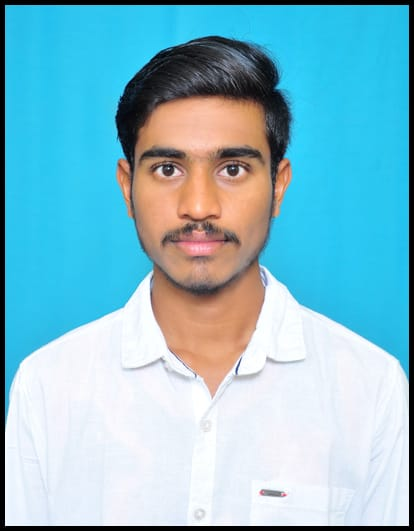
#> input picture flask_app/uploads/vinith_photo.jpg, 414 x 531 px
$ python -i preprocess.py   (imports and definitions only)
#> lines starting #> are read from the running program, lines starting #| are printed output that depends on the picture
#> further down, picture is the input picture: shape (531, 414, 3); mean B, G, R 205.7, 189.8, 133.7
import cv2
import numpy as np

IMG_SIZE = (48, 48)

def preprocess_frame(img, target_size=IMG_SIZE):
    """
    Preprocesses a single image or video frame:
    1. Grayscale conversion
    2. Histogram equalization (enhances facial features & contrast under varying light)
    3. Resizing to target dimensions (48x48)
    4. Normalization [0.0, 1.0]
    5. Reshaping for model input tensor shape (1, 48, 48, 1)
    """
#> called with target_size = (48, 48)
    if img is None or img.size == 0:
        raise ValueError("Input image is invalid or empty.")

    # Convert to grayscale if image has multiple channels
    if len(img.shape) == 3 and img.shape[2] == 3:
        gray = cv2.cvtColor(img, cv2.COLOR_BGR2GRAY)
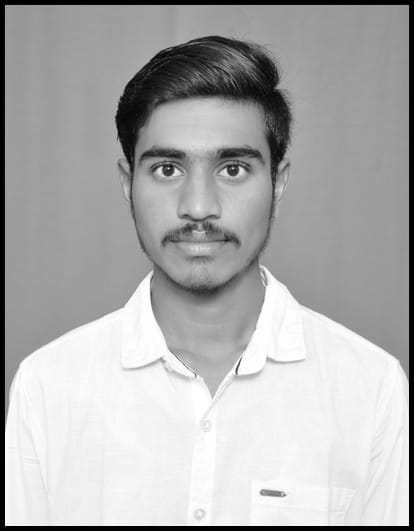
#> gray: shape (531, 414); min 0, max 255, mean 174.9
    elif len(img.shape) == 3 and img.shape[2] == 4:
        gray = cv2.cvtColor(img, cv2.COLOR_BGRA2GRAY)
    else:
        gray = img

    # Enhance facial feature contrast using CLAHE / Histogram Equalization
    clahe = cv2.createCLAHE(clipLimit=2.0, tileGridSize=(8, 8))
    equalized = clahe.apply(gray)
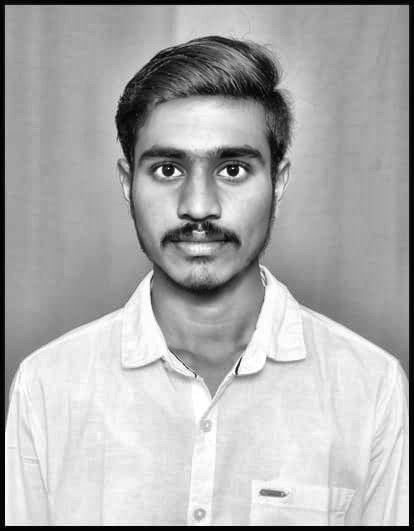
#> equalized: shape (531, 414); min 0, max 255, mean 173.1

    # Resize image to target dimension (48x48)
    resized = cv2.resize(equalized, target_size, interpolation=cv2.INTER_AREA)
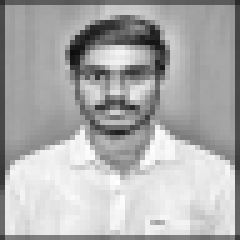
#> resized: shape (48, 48) (shown 5 times larger); min 13, max 254, mean 173.1

    # Normalize pixel intensity values [0, 255] -> [0.0, 1.0]
    normalized = resized.astype("float32") / 255.0

    # Expand dimensions for model prediction batch (1, 48, 48, 1)
    tensor = np.expand_dims(normalized, axis=-1)
    tensor = np.expand_dims(tensor, axis=0)

    return tensor

def verify_grayscale(img):
    if len(img.shape) == 2 or (len(img.shape) == 3 and img.shape[2] == 1):
        return True
    return False

>>> import cv2
>>> picture = cv2.imread('../flask_app/uploads/vinith_photo.jpg')
>>> result = preprocess_frame(picture)
